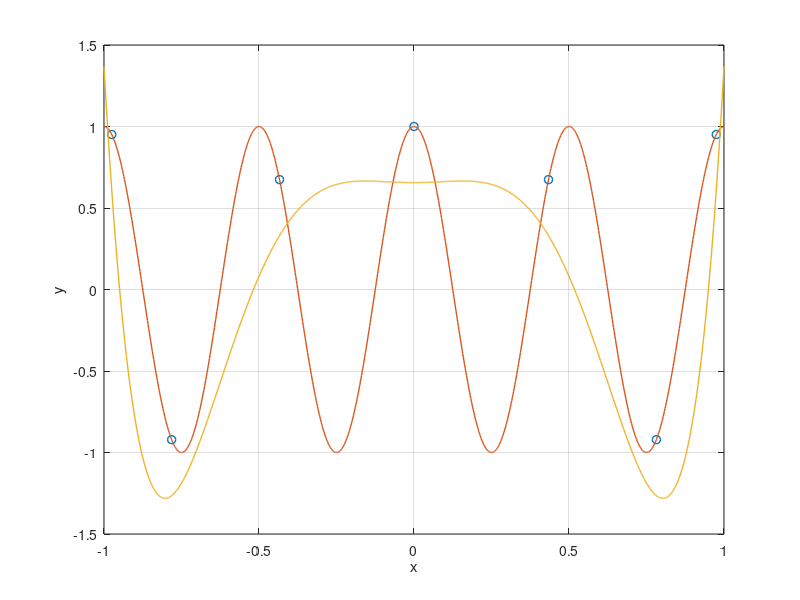

MATLAB code to generate this figure:
% ----------------------------------------------
% WP : orthogonal and periodical basis functions
% file : exercise3.m
% author: Cesare De Cal
% ----------------------------------------------

cosMultiplier = 4;

% Function given by exercise. Tweak cosMultiplier above
func = @(multiplier, x) cos(multiplier*x);

% Chebyshev compact-form formula
chebyshevFunction = @(i, x) cos(i*acos(x));

degree = 6;
nrOfPoints = degree + 1;

% Calculate roots of Chebyshev polynomial
roots = 1:nrOfPoints;
for index = 1:nrOfPoints
    cosNumerator = (2*index-1)*pi;
    cosDenominator = 2*nrOfPoints;
    roots(index) = cos(cosNumerator/cosDenominator);
end

% Calculate coefficients of Chebyshev polynomial
% Rescale interval from [-pi, pi] to [-1, 1] by
% multiplying argument by pi
coefficients = 1:nrOfPoints;
for j = 1:nrOfPoints
    % Sum
    sum = 0;
    for k = 1:nrOfPoints
        root = roots(k);
        functionEvaluation = func(cosMultiplier, pi*root);
        chebyRes = chebyshevFunction(j-1, root);
        sum = sum + functionEvaluation*chebyRes;
    end
    coefficients(j) = (2/nrOfPoints)*sum;
end

% Calculate associated y values for roots
rootsY = cos(cosMultiplier*pi*roots);

% Compute Y points
nrGraphXPoints = 1000;
computedYValues = 1:nrGraphXPoints;
x = linspace(-1,1,nrGraphXPoints);
firstCoeff = coefficients(1);
for r = 1:nrGraphXPoints
    point = x(r);
    sum = 0;
	for j = 1:nrOfPoints
        coefficient = coefficients(j);
        chebyRes = chebyshevFunction(j-1, point);
		sum = sum + coefficient*chebyRes;
    end
	computedYValues(r) = sum - firstCoeff;
end

'Chebyshev polynomial roots:'
roots'

'Chebyshev polynomial coefficients:'
coefficients'

'Y values of root:'
rootsY'

% Plotting


% Roots
plot(roots, rootsY, 'o', 'LineWidth', 1)
hold on
% Actual function
plot(x, cos(cosMultiplier*pi*x), 'LineWidth', 1)
hold on
% Chebyshev Polynomial Approximation
plot(x, computedYValues, 'LineWidth', 1)
hold off
axis([-1 1 -1.5 1.5])
grid on
ylabel('y')
xlabel('x')